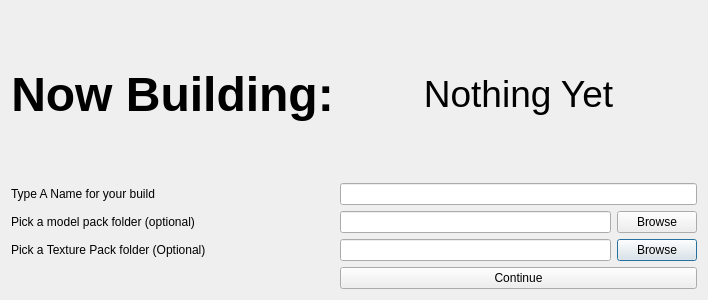
<?xml version="1.0" encoding="UTF-8"?>
<ui version="4.0">
 <class>BuildNewDialog</class>
 <widget class="QDialog" name="BuildNewDialog">
  <property name="geometry">
   <rect>
    <x>0</x>
    <y>0</y>
    <width>708</width>
    <height>300</height>
   </rect>
  </property>
  <property name="windowTitle">
   <string>Build New Instance</string>
  </property>
  <layout class="QGridLayout" name="gridLayout">
   <item row="4" column="2">
    <widget class="QPushButton" name="texture_pack_select">
     <property name="text">
      <string>Browse</string>
     </property>
    </widget>
   </item>
   <item row="2" column="1" colspan="2">
    <widget class="QLineEdit" name="repo_custom_name">
     <property name="text">
      <string/>
     </property>
    </widget>
   </item>
   <item row="4" column="0">
    <widget class="QLabel" name="l_texture_pack">
     <property name="text">
      <string>Pick a Texture Pack folder (Optional)</string>
     </property>
    </widget>
   </item>
   <item row="2" column="0">
    <widget class="QLabel" name="l_custom_name">
     <property name="text">
      <string>Type A Name for your build</string>
     </property>
    </widget>
   </item>
   <item row="3" column="1">
    <widget class="QLineEdit" name="model_pack_folder">
     <property name="readOnly">
      <bool>true</bool>
     </property>
    </widget>
   </item>
   <item row="3" column="0">
    <widget class="QLabel" name="l_model_pack">
     <property name="text">
      <string>Pick a model pack folder (optional)</string>
     </property>
    </widget>
   </item>
   <item row="5" column="1" colspan="2">
    <widget class="QPushButton" name="b_continue">
     <property name="text">
      <string>Continue</string>
     </property>
    </widget>
   </item>
   <item row="4" column="1">
    <widget class="QLineEdit" name="texture_pack_folder">
     <property name="readOnly">
      <bool>true</bool>
     </property>
    </widget>
   </item>
   <item row="5" column="0">
    <spacer name="h_spacer">
     <property name="orientation">
      <enum>Qt::Horizontal</enum>
     </property>
     <property name="sizeHint" stdset="0">
      <size>
       <width>40</width>
       <height>20</height>
      </size>
     </property>
    </spacer>
   </item>
   <item row="3" column="2">
    <widget class="QPushButton" name="model_pack_select">
     <property name="text">
      <string>Browse</string>
     </property>
    </widget>
   </item>
   <item row="0" column="0">
    <widget class="QLabel" name="l_now_building">
     <property name="font">
      <font>
       <pointsize>36</pointsize>
       <weight>75</weight>
       <bold>true</bold>
      </font>
     </property>
     <property name="text">
      <string>Now Building:</string>
     </property>
     <property name="alignment">
      <set>Qt::AlignCenter</set>
     </property>
    </widget>
   </item>
   <item row="0" column="1" colspan="2">
    <widget class="QLabel" name="l_build_what">
     <property name="font">
      <font>
       <pointsize>28</pointsize>
      </font>
     </property>
     <property name="text">
      <string>Nothing Yet</string>
     </property>
     <property name="alignment">
      <set>Qt::AlignCenter</set>
     </property>
    </widget>
   </item>
  </layout>
 </widget>
 <resources/>
 <connections>
  <connection>
   <sender>model_pack_select</sender>
   <signal>clicked()</signal>
   <receiver>BuildNewDialog</receiver>
   <slot>pick_model_pack_folder()</slot>
   <hints>
    <hint type="sourcelabel">
     <x>641</x>
     <y>149</y>
    </hint>
    <hint type="destinationlabel">
     <x>265</x>
     <y>11</y>
    </hint>
   </hints>
  </connection>
  <connection>
   <sender>texture_pack_select</sender>
   <signal>clicked()</signal>
   <receiver>BuildNewDialog</receiver>
   <slot>pick_texture_pack_folder()</slot>
   <hints>
    <hint type="sourcelabel">
     <x>663</x>
     <y>206</y>
    </hint>
    <hint type="destinationlabel">
     <x>280</x>
     <y>16</y>
    </hint>
   </hints>
  </connection>
  <connection>
   <sender>b_continue</sender>
   <signal>clicked()</signal>
   <receiver>BuildNewDialog</receiver>
   <slot>b_continue()</slot>
   <hints>
    <hint type="sourcelabel">
     <x>379</x>
     <y>268</y>
    </hint>
    <hint type="destinationlabel">
     <x>263</x>
     <y>264</y>
    </hint>
   </hints>
  </connection>
 </connections>
 <slots>
  <slot>pick_model_pack_folder()</slot>
  <slot>pick_texture_pack_folder()</slot>
  <slot>b_continue()</slot>
 </slots>
</ui>
